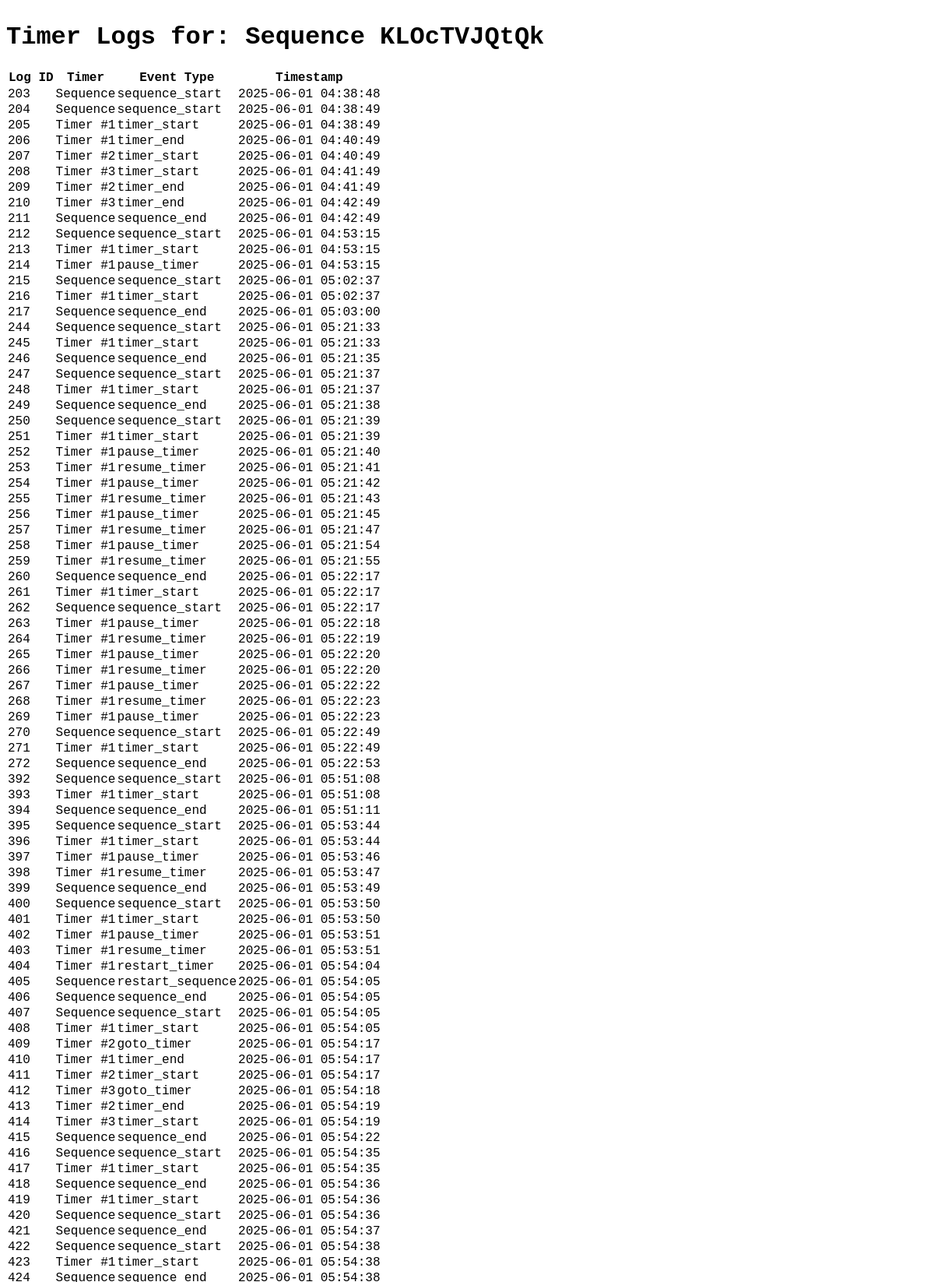
Screenshot of /logs/KLOcTVJQtQk (upper part) with the database file from the repository.
### app.py (models this page shows, shortened)
class CounterLog(db.Model):
    id = db.Column(Integer, primary_key=True)
    sequence_id = db.Column(String(20), ForeignKey('sequence.id'), nullable=False)
    timer_order = db.Column(Integer, nullable=True) # Renamed from timer_id to timer_order for clarity
    event_type = db.Column(String(50), nullable=False) # Increased length for more descriptive events
    timestamp = db.Column(DateTime(timezone=False), server_default=func.now())
    sequence_rel = relationship('Sequence', backref='logs')

class Timer(db.Model):
    id = db.Column(Integer, primary_key=True)
    sequence_id = db.Column(String(20), ForeignKey('sequence.id'), nullable=False)
    timer_name = db.Column(String(100))
    duration = db.Column(Integer, nullable=False)
    timer_order = db.Column(Integer, nullable=False) # 0-based index
    color = db.Column(String(7), default="#4caf50")
    alarm_sound = db.Column(String(100), default="alarm.mp3")

### app.py (the view)
@app.route("/logs/<sequence_id>")
def show_logs(sequence_id):
    sequence = Sequence.query.get_or_404(sequence_id)
    logs_raw = db.session.query(CounterLog, Timer)\
                     .outerjoin(Timer, (CounterLog.sequence_id == Timer.sequence_id) & (CounterLog.timer_order == Timer.timer_order))\
                     .filter(CounterLog.sequence_id == sequence_id)\
                     .order_by(CounterLog.timestamp).all()
    logs_formatted = []
    for log_entry, timer_info in logs_raw:
        log_dict = {
            'id': log_entry.id,
            'sequence_id': log_entry.sequence_id,
            'timer_order': log_entry.timer_order,
            'event_type': log_entry.event_type,
            'timestamp': log_entry.timestamp,
            'timer_name': timer_info.timer_name if timer_info else None # Get timer name if available
        }
        logs_formatted.append(log_dict)
    sequence_name_display = sequence.name if sequence.name else f"Sequence {sequence_id}"
    return render_template("logs.html", logs=logs_formatted, sequence_id=sequence_id, sequence_name_for_logs=sequence_name_display)

### app.py (called while the page is built, shortened)
    def __call__(self, environ, start_response):
        script_name = environ.get('HTTP_X_SCRIPT_NAME', '')
        return self.app(environ, start_response)

### templates/logs.html (shortened to what this page needs)
<!DOCTYPE html>
<html>
<head>
    <link rel="stylesheet" href="{{ url_for('static', filename='style.css') }}" />
</head>
<body>
    <h1>Timer Logs for: {{ sequence_name_for_logs }}</h1>
    <table>
        <thead>
            <tr>
                <th>Log ID</th>
                <th>Timer</th>
                <th>Event Type</th>
                <th>Timestamp</th>
            </tr>
        </thead>
        <tbody>
            {% for log in logs %}
            <tr>
                <td>{{ log.id }}</td>
                <td>
                    {% if log.timer_name %}
                    {{ log.timer_name }} (#{{ log.timer_order + 1 }})
                    {% elif log.timer_order is not none %}
                    Timer #{{ log.timer_order + 1 }}
                    {% else %}
                    Sequence
                    {% endif %}
                </td>
                <td>{{ log.event_type }}</td>
                <td>{{ log.timestamp }}</td>
            </tr>
            {% endfor %}
        </tbody>
    </table><br>
</body>
</html>

### static/style.css (style rules this page uses)
body { margin: 0; padding: 0; font-family: 'Courier New', Courier, monospace; }
.timer-advanced-settings table th, table td { font-size: 1rem; font-weight: normal; text-align: left; padding: 0; margin: 0; vertical-align: top; text-align: left; }

### templates/logs.html (style rules this page uses)
body { padding: .5rem; }

### rows the page displays
CounterLog: id "203", shows "Sequence", event_type "sequence_start", timestamp "2025-06-01 04:38:48"
CounterLog: id "204", shows "Sequence", event_type "sequence_start", timestamp "2025-06-01 04:38:49"
Timer: id "205", timer_order "1", event_type "timer_start", timestamp "2025-06-01 04:38:49", id "206", event_type "timer_end", timestamp "2025-06-01 04:40:49", id "213", timestamp "2025-06-01 04:53:15", id "214", event_type "pause_timer", id "216", timestamp "2025-06-01 05:02:37", id "245", timestamp "2025-06-01 05:21:33", id "248", timestamp "2025-06-01 05:21:37", id "251", timestamp "2025-06-01 05:21:39", id "252", timestamp "2025-06-01 05:21:40", id "253", event_type "resume_timer", timestamp "2025-06-01 05:21:41", id "254", timestamp "2025-06-01 05:21:42", id "255", timestamp "2025-06-01 05:21:43", id "256", timestamp "2025-06-01 05:21:45", id "257", timestamp "2025-06-01 05:21:47", id "258", timestamp "2025-06-01 05:21:54", id "259", timestamp "2025-06-01 05:21:55", id "261", timestamp "2025-06-01 05:22:17", id "263", timestamp "2025-06-01 05:22:18", id "264", timestamp "2025-06-01 05:22:19", id "265", timestamp "2025-06-01 05:22:20", id "266", id "267", timestamp "2025-06-01 05:22:22", id "268", timestamp "2025-06-01 05:22:23", id "269", id "271", timestamp "2025-06-01 05:22:49", id "393", timestamp "2025-06-01 05:51:08", id "396", timestamp "2025-06-01 05:53:44", id "397", timestamp "2025-06-01 05:53:46", id "398", timestamp "2025-06-01 05:53:47", id "401", timestamp "2025-06-01 05:53:50", id "402", timestamp "2025-06-01 05:53:51", id "403", id "404", event_type "restart_timer", timestamp "2025-06-01 05:54:04", id "408", timestamp "2025-06-01 05:54:05", id "410", timestamp "2025-06-01 05:54:17", id "417", timestamp "2025-06-01 05:54:35", id "419", timestamp "2025-06-01 05:54:36", id "423", timestamp "2025-06-01 05:54:38"
Timer: id "207", timer_order "2", event_type "timer_start", timestamp "2025-06-01 04:40:49", id "209", event_type "timer_end", timestamp "2025-06-01 04:41:49", id "409", event_type "goto_timer", timestamp "2025-06-01 05:54:17", id "411", id "413", timestamp "2025-06-01 05:54:19"
Timer: id "208", timer_order "3", event_type "timer_start", timestamp "2025-06-01 04:41:49", id "210", event_type "timer_end", timestamp "2025-06-01 04:42:49", id "412", event_type "goto_timer", timestamp "2025-06-01 05:54:18", id "414", timestamp "2025-06-01 05:54:19"
CounterLog: id "211", shows "Sequence", event_type "sequence_end", timestamp "2025-06-01 04:42:49"
CounterLog: id "212", shows "Sequence", event_type "sequence_start", timestamp "2025-06-01 04:53:15"
CounterLog: id "215", shows "Sequence", event_type "sequence_start", timestamp "2025-06-01 05:02:37"
CounterLog: id "217", shows "Sequence", event_type "sequence_end", timestamp "2025-06-01 05:03:00"
CounterLog: id "244", shows "Sequence", event_type "sequence_start", timestamp "2025-06-01 05:21:33"
CounterLog: id "246", shows "Sequence", event_type "sequence_end", timestamp "2025-06-01 05:21:35"
CounterLog: id "247", shows "Sequence", event_type "sequence_start", timestamp "2025-06-01 05:21:37"
CounterLog: id "249", shows "Sequence", event_type "sequence_end", timestamp "2025-06-01 05:21:38"
CounterLog: id "250", shows "Sequence", event_type "sequence_start", timestamp "2025-06-01 05:21:39"
CounterLog: id "260", shows "Sequence", event_type "sequence_end", timestamp "2025-06-01 05:22:17"
CounterLog: id "262", shows "Sequence", event_type "sequence_start", timestamp "2025-06-01 05:22:17"
CounterLog: id "270", shows "Sequence", event_type "sequence_start", timestamp "2025-06-01 05:22:49"
CounterLog: id "272", shows "Sequence", event_type "sequence_end", timestamp "2025-06-01 05:22:53"
CounterLog: id "392", shows "Sequence", event_type "sequence_start", timestamp "2025-06-01 05:51:08"
CounterLog: id "394", shows "Sequence", event_type "sequence_end", timestamp "2025-06-01 05:51:11"
CounterLog: id "395", shows "Sequence", event_type "sequence_start", timestamp "2025-06-01 05:53:44"
CounterLog: id "399", shows "Sequence", event_type "sequence_end", timestamp "2025-06-01 05:53:49"
CounterLog: id "400", shows "Sequence", event_type "sequence_start", timestamp "2025-06-01 05:53:50"
CounterLog: id "405", shows "Sequence", event_type "restart_sequence", timestamp "2025-06-01 05:54:05"
CounterLog: id "406", shows "Sequence", event_type "sequence_end", timestamp "2025-06-01 05:54:05"
CounterLog: id "407", shows "Sequence", event_type "sequence_start", timestamp "2025-06-01 05:54:05"
CounterLog: id "415", shows "Sequence", event_type "sequence_end", timestamp "2025-06-01 05:54:22"
CounterLog: id "416", shows "Sequence", event_type "sequence_start", timestamp "2025-06-01 05:54:35"
CounterLog: id "418", shows "Sequence", event_type "sequence_end", timestamp "2025-06-01 05:54:36"
CounterLog: id "420", shows "Sequence", event_type "sequence_start", timestamp "2025-06-01 05:54:36"
CounterLog: id "421", shows "Sequence", event_type "sequence_end", timestamp "2025-06-01 05:54:37"
CounterLog: id "422", shows "Sequence", event_type "sequence_start", timestamp "2025-06-01 05:54:38"

### other values shown
{{ sequence_name_for_logs }} "Sequence KLOcTVJQtQk"
